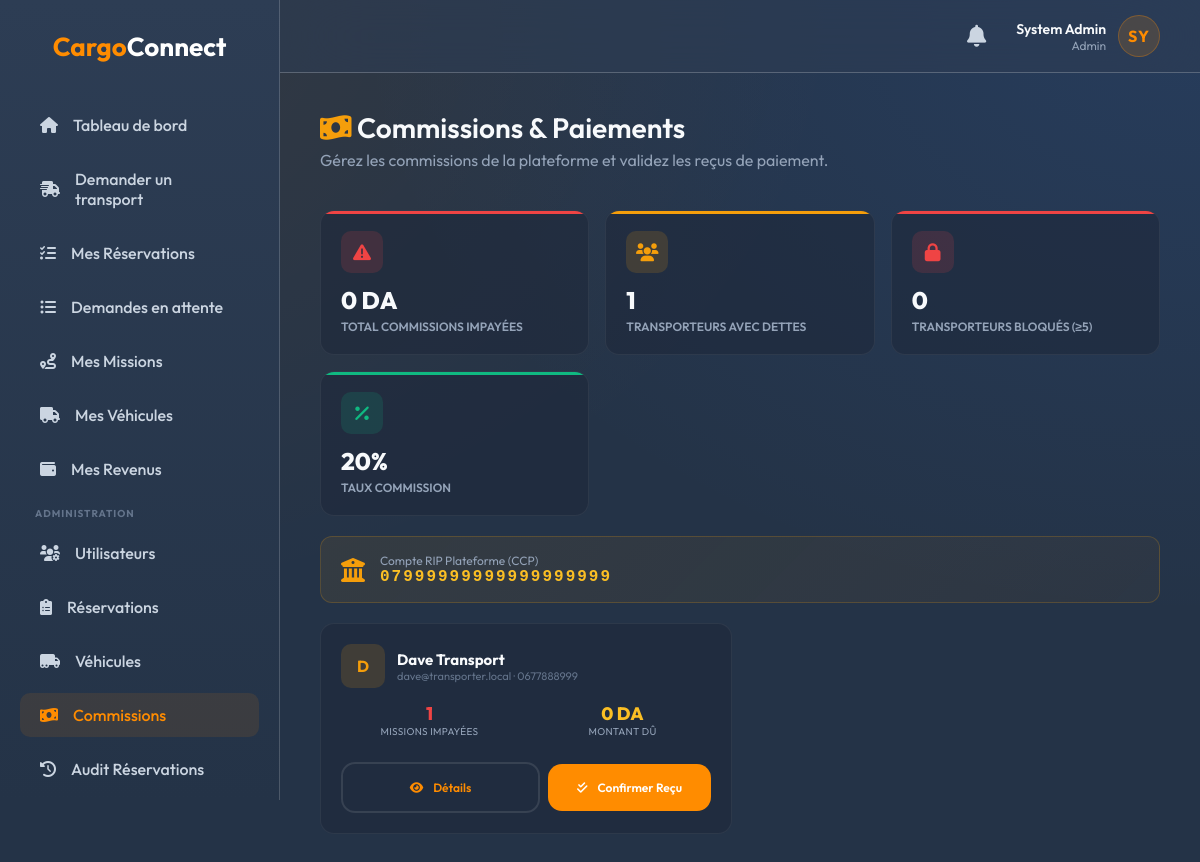
Page /admin/commissions.php (signed in) on the committed database.
### tables this page shows
CREATE TABLE IF NOT EXISTS users (
    id INT UNSIGNED AUTO_INCREMENT PRIMARY KEY,
    name VARCHAR(100) NOT NULL,
    email VARCHAR(150) NOT NULL UNIQUE,
    password_hash VARCHAR(255) NOT NULL,
    phone VARCHAR(20) UNIQUE,
    role ENUM('client', 'transporter', 'admin') NOT NULL DEFAULT 'client',
    status ENUM('active', 'suspended', 'pending') NOT NULL DEFAULT 'active',
    id_card_url VARCHAR(255) NULL,
    id_is_verified TINYINT(1) DEFAULT 0,
    region VARCHAR(255) NULL DEFAULT 'Algérie',
    contract_signed TINYINT(1) DEFAULT 0,
    contract_signed_at DATETIME NULL,
    has_accepted_contract TINYINT(1) DEFAULT 0,
    created_at TIMESTAMP DEFAULT CURRENT_TIMESTAMP,
    updated_at TIMESTAMP DEFAULT CURRENT_TIMESTAMP ON UPDATE CURRENT_TIMESTAMP,
    last_login DATETIME NULL,
    remember_token VARCHAR(255) NULL,
    INDEX idx_user_email (email),
    INDEX idx_user_role (role)
);

### functions/admin/commissions.php (called while the page is built, shortened)
<?php
function getUnpaidCommissions($pdo) {
    $stmt = $pdo->query("
        SELECT u.id as transporter_id, u.name, u.email, u.phone,
            COUNT(r.id) as unpaid_count,
            SUM(r.platform_commission) as total_owed
        FROM reservations r
        JOIN vehicles v ON r.vehicle_id = v.id
        JOIN users u ON v.owner_id = u.id
        WHERE r.status = 'completed' AND r.is_commission_paid = 0
        GROUP BY u.id, u.name, u.email, u.phone
        ORDER BY unpaid_count DESC
    ");
    return $stmt->fetchAll(PDO::FETCH_ASSOC);
}

### admin/commissions.php (the view, shortened to what this page needs)
<?php
$db = new Database();
$pdo = $db->getConnection();
$unpaid = getUnpaidCommissions($pdo);
$totalUnpaid = array_sum(array_column($unpaid, 'total_owed'));
$totalBlocked = count(array_filter($unpaid, fn($t) => $t['unpaid_count'] >= 5));
$ripAccount = defined('APP_RIP_ACCOUNT') ? APP_RIP_ACCOUNT : '07999999999999999999';
$commRate = defined('APP_COMMISSION') ? (APP_COMMISSION * 100) : 20;
?>
<!DOCTYPE html>
<html lang="fr">
<head>
    <link href="https://cdnjs.cloudflare.com/ajax/libs/font-awesome/6.0.0/css/all.min.css" rel="stylesheet">
    <link rel="stylesheet" href="<?php echo CSS_URL; ?>style.css">
    <link rel="stylesheet" href="<?php echo CSS_URL; ?>dashboard.css">
</head>
<body>
<div class="dashboard-layout">
    <?php include INC_PATH . 'sidebar.php'; ?>
    <main class="main-content">
        <?php include INC_PATH . 'topbar.php'; ?>
        <div class="page-header">
            <div>
                <h1><i class="fas fa-money-bill-wave" style="color:#f59e0b;"></i> Commissions & Paiements</h1>
                <p style="color: #94a3b8; margin-top: 5px;">Gérez les commissions de la plateforme et validez les reçus de paiement.</p>
            </div>
        </div>
        <div class="comm-stats">
            <div class="comm-stat cs-red">
                <div class="cs-icon"><i class="fas fa-exclamation-triangle"></i></div>
                <div class="cs-val"><?php echo number_format($totalUnpaid, 0); ?> DA</div>
                <div class="cs-label">Total Commissions Impayées</div>
            </div>
            <div class="comm-stat cs-orange">
                <div class="cs-icon"><i class="fas fa-users"></i></div>
                <div class="cs-val"><?php echo count($unpaid); ?></div>
                <div class="cs-label">Transporteurs avec Dettes</div>
            </div>
            <div class="comm-stat cs-red">
                <div class="cs-icon"><i class="fas fa-lock"></i></div>
                <div class="cs-val"><?php echo $totalBlocked; ?></div>
                <div class="cs-label">Transporteurs Bloqués (≥5)</div>
            </div>
            <div class="comm-stat cs-green">
                <div class="cs-icon"><i class="fas fa-percentage"></i></div>
                <div class="cs-val"><?php echo $commRate; ?>%</div>
                <div class="cs-label">Taux Commission</div>
            </div>
        </div>
        <div class="rip-card">
            <i class="fas fa-university"></i>
            <div>
                <div class="rip-label">Compte RIP Plateforme (CCP)</div>
                <div class="rip-num"><?php echo $ripAccount; ?></div>
            </div>
        </div>
        <?php if (empty($unpaid)): ?>
            <div style="text-align:center; padding:50px; background:rgba(30,41,59,0.5); border-radius:14px; border:1px dashed rgba(255,255,255,0.1); margin-top:24px;">
                <i class="fas fa-check-circle" style="font-size:50px; color:#10b981; margin-bottom:15px;"></i>
                <h3 style="color:#f8fafc;">Toutes les commissions sont réglées</h3>
                <p style="color:#94a3b8; margin-top:10px;">Aucun transporteur n'a de commissions impayées.</p>
            </div>
        <?php else: ?>
            <div class="transporter-cards">
                <?php foreach ($unpaid as $t):
                    $isBlocked = $t['unpaid_count'] >= 5;
                ?>
                <div class="tr-card <?php echo $isBlocked ? 'blocked' : ''; ?>">
                    <div class="tr-header">
                        <div class="tr-avatar <?php echo $isBlocked ? 'danger' : 'ok'; ?>">
                            <?php echo strtoupper(substr($t['name'], 0, 1)); ?>
                        </div>
                        <div style="flex:1;">
                            <div class="tr-name"><?php echo htmlspecialchars($t['name']); ?></div>
                            <div class="tr-meta"><?php echo htmlspecialchars($t['email']); ?> · <?php echo htmlspecialchars($t['phone']); ?></div>
                        </div>
                    </div>
                    <div class="tr-stats">
                        <div class="tr-stat-item">
                            <div class="ts-val" style="color:#ef4444;"><?php echo $t['unpaid_count']; ?></div>
                            <div class="ts-label">Missions Impayées</div>
                        </div>
                        <div class="tr-stat-item">
                            <div class="ts-val" style="color:#fbbf24;"><?php echo number_format($t['total_owed'], 0); ?> DA</div>
                            <div class="ts-label">Montant Dû</div>
                        </div>
                    </div>
                    <div class="tr-actions">
                        <a href="commissions.php?detail=<?php echo $t['transporter_id']; ?>" class="btn btn-outline btn-sm" style="flex:1; text-align:center; border-color:rgba(255,255,255,0.1); font-size:12px;"><i class="fas fa-eye"></i> Détails</a>
                        <form method="POST" onsubmit="return confirm('Confirmer le paiement de <?php echo htmlspecialchars($t['name']); ?> ? Cela marquera TOUTES ses commissions comme réglées et débloquera son compte.');" style="flex:1;">
                            <button type="submit" class="btn btn-primary btn-sm" style="width:100%; font-size:12px;"><i class="fas fa-check-double"></i> Confirmer Reçu</button>
                        </form>
                    </div>
                </div>
                <?php endforeach; ?>
            </div>
        <?php endif; ?>
    </main>
</div>
</body>
</html>

### public/css/style.css (style rules this page uses)
:root { --primary: #ff8c00; --primary-hover: #ff6b00; --bg-dark: #243347; --bg-card: #2d3d54; --text-main: #f1f5f9; --text-muted: #94a3b8; --glass-bg: rgba(45, 61, 84, 0.7); --glass-border: rgba(255, 255, 255, 0.18); --glass-shadow: 0 15px 35px rgba(0, 0, 0, 0.15); }
* { margin: 0; padding: 0; box-sizing: border-box; font-family: 'Outfit', sans-serif; }
body { min-height: 100vh; background: var(--bg-dark); display: flex; flex-direction: column; color: var(--text-main); position: relative; overflow-x: hidden; }
.btn-primary, .btn-secondary, .btn-outline,.btn-primary a, .btn-secondary a, .btn-outline a { width: 100%; padding: 16px; border-radius: 14px; font-size: 16px; font-weight: 600; cursor: pointer; transition: all 0.3s cubic-bezier(0.4, 0, 0.2, 1); display: flex; justify-content: center; align-items: center; gap: 10px; margin-top: 10px; text-decoration: none !important; }
.btn-primary { background: var(--primary); color: white; border: none; }
.btn-outline { background: transparent; color: var(--primary); border: 2px solid var(--primary); }

### public/css/dashboard.css (style rules this page uses)
body { background: #243347; background-image: radial-gradient(at 0% 0%, rgba(255, 140, 0, 0.08) 0px, transparent 50%), radial-gradient(at 100% 0%, rgba(59, 130, 246, 0.12) 0px, transparent 50%); background-attachment: fixed; min-height: 100vh; color: #f1f5f9; font-family: 'Outfit', 'Inter', sans-serif; }
.dashboard-layout { display: flex; min-height: 100vh; }
.main-content { flex: 1; padding: 110px 40px 40px 40px; margin-left: 280px; width: calc(100% - 280px); overflow-y: auto; position: relative; z-index: 10; }
.page-header { display: flex; justify-content: space-between; align-items: center; margin-bottom: 40px; }
.page-header h1 { font-size: 28px; font-weight: 600; }
h1, h2, h3, h4, .stat-details .num { color: #f8fafc; }
.page-header p { color: #94a3b8 !important; }

### admin/commissions.php (style rules this page uses)
.comm-stats { display: grid; grid-template-columns: repeat(auto-fill, minmax(220px, 1fr)); gap: 16px; margin-top: 20px; }
.comm-stat { background: rgba(30,41,59,0.6); border: 1px solid rgba(255,255,255,0.06); border-radius: 14px; padding: 20px; position: relative; overflow: hidden; }
.comm-stat::before { content: ''; position: absolute; top: 0; left: 0; width: 100%; height: 3px; }
.comm-stat .cs-icon { width: 42px; height: 42px; border-radius: 10px; display: flex; align-items: center; justify-content: center; font-size: 18px; margin-bottom: 12px; }
.comm-stat .cs-val { font-size: 24px; font-weight: 800; color: #f8fafc; }
.comm-stat .cs-label { font-size: 12px; color: #94a3b8; margin-top: 4px; text-transform: uppercase; font-weight: 600; }
.cs-red .cs-icon { background: rgba(239,68,68,0.15); color: #ef4444; }
.cs-red::before { background: #ef4444; }
.cs-orange .cs-icon { background: rgba(245,158,11,0.15); color: #f59e0b; }
.cs-orange::before { background: #f59e0b; }
.cs-green .cs-icon { background: rgba(16,185,129,0.15); color: #10b981; }
.cs-green::before { background: #10b981; }
.rip-card { background: linear-gradient(135deg, rgba(245,158,11,0.08), rgba(255,140,0,0.04)); border: 1px solid rgba(245,158,11,0.2); border-radius: 12px; padding: 16px 20px; margin-top: 20px; display: flex; align-items: center; gap: 15px; }
.rip-card i { font-size: 24px; color: #f59e0b; }
.rip-card .rip-num { font-family: 'Courier New', monospace; color: #fbbf24; font-size: 16px; font-weight: 700; letter-spacing: 2px; }
.rip-card .rip-label { font-size: 12px; color: #94a3b8; }
.transporter-cards { display: grid; grid-template-columns: repeat(auto-fill, minmax(340px, 1fr)); gap: 16px; margin-top: 20px; }
.tr-card { background: rgba(30,41,59,0.6); border: 1px solid rgba(255,255,255,0.06); border-radius: 14px; padding: 20px; transition: all 0.3s; }
.tr-header { display: flex; align-items: center; gap: 12px; margin-bottom: 14px; }
.tr-avatar { width: 44px; height: 44px; border-radius: 10px; display: flex; align-items: center; justify-content: center; font-weight: 700; font-size: 16px; }
.tr-avatar.ok { background: rgba(245,158,11,0.15); color: #f59e0b; }
.tr-name { font-weight: 700; color: #f8fafc; font-size: 15px; }
.tr-meta { font-size: 11px; color: #64748b; }
.tr-stats { display: flex; gap: 16px; margin-bottom: 14px; }
.tr-stat-item { text-align: center; flex: 1; }
.tr-stat-item .ts-val { font-size: 18px; font-weight: 800; }
.tr-stat-item .ts-label { font-size: 10px; color: #94a3b8; text-transform: uppercase; letter-spacing: 0.3px; }
.tr-actions { display: flex; gap: 8px; align-items: center; }

### rows in the picture
users: name "D", name "Dave Transport", email "dave@transporter.local", phone "0677888999", unpaid_count "1", total_owed "0"

### other values in the picture
$userName "System Admin"
$userRole "Admin"
$userInitials "SY"
$totalUnpaid "0"
count($unpaid) "1"
$totalBlocked "0"
$commRate "20"
$ripAccount "07999999999999999999"
